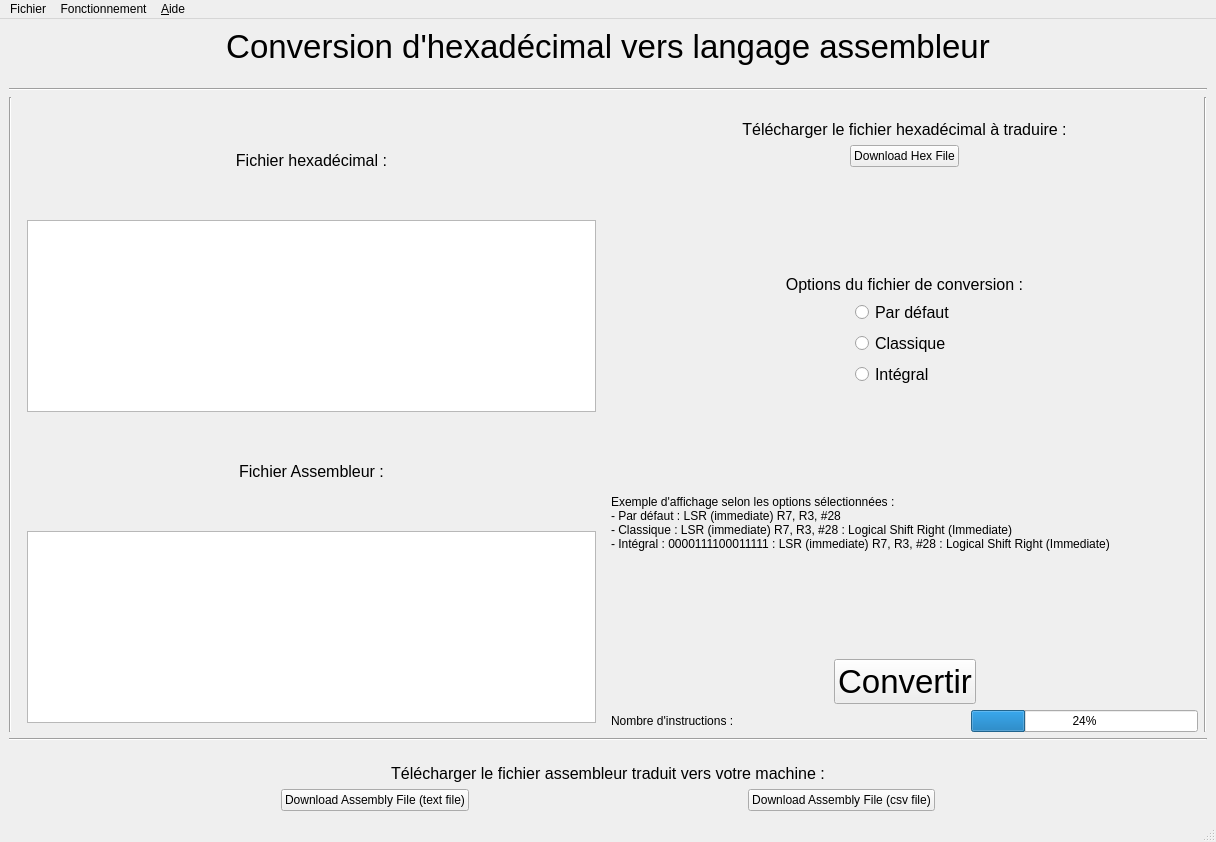
<?xml version="1.0" encoding="UTF-8"?>
<ui version="4.0">
 <class>Converter</class>
 <widget class="QMainWindow" name="Converter">
  <property name="geometry">
   <rect>
    <x>0</x>
    <y>0</y>
    <width>1216</width>
    <height>842</height>
   </rect>
  </property>
  <property name="windowTitle">
   <string>MainWindow</string>
  </property>
  <widget class="QWidget" name="centralwidget">
   <layout class="QVBoxLayout" name="verticalLayout_3">
    <item>
     <widget class="QLabel" name="Title">
      <property name="font">
       <font>
        <pointsize>25</pointsize>
       </font>
      </property>
      <property name="text">
       <string>Conversion d'hexadécimal vers langage assembleur</string>
      </property>
      <property name="alignment">
       <set>Qt::AlignHCenter|Qt::AlignTop</set>
      </property>
     </widget>
    </item>
    <item>
     <spacer name="verticalSpacer_9">
      <property name="orientation">
       <enum>Qt::Vertical</enum>
      </property>
      <property name="sizeType">
       <enum>QSizePolicy::Fixed</enum>
      </property>
      <property name="sizeHint" stdset="0">
       <size>
        <width>17</width>
        <height>17</height>
       </size>
      </property>
     </spacer>
    </item>
    <item>
     <widget class="Line" name="line_4">
      <property name="orientation">
       <enum>Qt::Horizontal</enum>
      </property>
     </widget>
    </item>
    <item>
     <layout class="QHBoxLayout" name="horizontalLayout_3">
      <item>
       <widget class="Line" name="line_3">
        <property name="orientation">
         <enum>Qt::Vertical</enum>
        </property>
       </widget>
      </item>
      <item>
       <widget class="QWidget" name="TextCodesGlobalLayout" native="true">
        <layout class="QVBoxLayout" name="TextCodesLayout">
         <item>
          <widget class="QLabel" name="label_2">
           <property name="font">
            <font>
             <pointsize>12</pointsize>
            </font>
           </property>
           <property name="text">
            <string>Fichier hexadécimal :</string>
           </property>
           <property name="alignment">
            <set>Qt::AlignCenter</set>
           </property>
          </widget>
         </item>
         <item>
          <widget class="QTextEdit" name="HexaCode">
           <property name="sizePolicy">
            <sizepolicy hsizetype="Expanding" vsizetype="Maximum">
             <horstretch>0</horstretch>
             <verstretch>0</verstretch>
            </sizepolicy>
           </property>
           <property name="maximumSize">
            <size>
             <width>16777215</width>
             <height>400</height>
            </size>
           </property>
          </widget>
         </item>
         <item>
          <widget class="QLabel" name="label_3">
           <property name="font">
            <font>
             <pointsize>12</pointsize>
            </font>
           </property>
           <property name="text">
            <string>Fichier Assembleur :</string>
           </property>
           <property name="alignment">
            <set>Qt::AlignCenter</set>
           </property>
          </widget>
         </item>
         <item>
          <widget class="QTextEdit" name="AssemblyCode">
           <property name="sizePolicy">
            <sizepolicy hsizetype="Expanding" vsizetype="Maximum">
             <horstretch>0</horstretch>
             <verstretch>0</verstretch>
            </sizepolicy>
           </property>
           <property name="maximumSize">
            <size>
             <width>16777215</width>
             <height>400</height>
            </size>
           </property>
           <property name="font">
            <font>
             <pointsize>12</pointsize>
            </font>
           </property>
          </widget>
         </item>
        </layout>
       </widget>
      </item>
      <item>
       <layout class="QVBoxLayout" name="verticalLayout_2">
        <item>
         <widget class="Line" name="line">
          <property name="orientation">
           <enum>Qt::Vertical</enum>
          </property>
         </widget>
        </item>
        <item>
         <layout class="QVBoxLayout" name="DownloadHexLayout">
          <item>
           <spacer name="verticalSpacer_8">
            <property name="orientation">
             <enum>Qt::Vertical</enum>
            </property>
            <property name="sizeType">
             <enum>QSizePolicy::Fixed</enum>
            </property>
            <property name="sizeHint" stdset="0">
             <size>
              <width>17</width>
              <height>17</height>
             </size>
            </property>
           </spacer>
          </item>
          <item>
           <widget class="QLabel" name="label_4">
            <property name="font">
             <font>
              <pointsize>12</pointsize>
             </font>
            </property>
            <property name="text">
             <string>Télécharger le fichier hexadécimal à traduire :</string>
            </property>
            <property name="alignment">
             <set>Qt::AlignCenter</set>
            </property>
           </widget>
          </item>
          <item>
           <layout class="QHBoxLayout" name="DownloadHexButtonLayout">
            <item>
             <spacer name="horizontalSpacer_3">
              <property name="orientation">
               <enum>Qt::Horizontal</enum>
              </property>
              <property name="sizeHint" stdset="0">
               <size>
                <width>40</width>
                <height>20</height>
               </size>
              </property>
             </spacer>
            </item>
            <item>
             <widget class="QPushButton" name="DownloadHexButton">
              <property name="maximumSize">
               <size>
                <width>200</width>
                <height>16777215</height>
               </size>
              </property>
              <property name="font">
               <font>
                <pointsize>9</pointsize>
               </font>
              </property>
              <property name="layoutDirection">
               <enum>Qt::LeftToRight</enum>
              </property>
              <property name="text">
               <string>Download Hex File</string>
              </property>
             </widget>
            </item>
            <item>
             <spacer name="horizontalSpacer_4">
              <property name="orientation">
               <enum>Qt::Horizontal</enum>
              </property>
              <property name="sizeHint" stdset="0">
               <size>
                <width>40</width>
                <height>20</height>
               </size>
              </property>
             </spacer>
            </item>
           </layout>
          </item>
         </layout>
        </item>
        <item>
         <spacer name="verticalSpacer_4">
          <property name="orientation">
           <enum>Qt::Vertical</enum>
          </property>
          <property name="sizeHint" stdset="0">
           <size>
            <width>17</width>
            <height>13</height>
           </size>
          </property>
         </spacer>
        </item>
        <item>
         <widget class="QLabel" name="label">
          <property name="font">
           <font>
            <pointsize>12</pointsize>
           </font>
          </property>
          <property name="text">
           <string>Options du fichier de conversion :</string>
          </property>
          <property name="alignment">
           <set>Qt::AlignCenter</set>
          </property>
         </widget>
        </item>
        <item>
         <layout class="QHBoxLayout" name="OptionsGlobalLayout">
          <item>
           <spacer name="horizontalSpacer">
            <property name="orientation">
             <enum>Qt::Horizontal</enum>
            </property>
            <property name="sizeHint" stdset="0">
             <size>
              <width>40</width>
              <height>20</height>
             </size>
            </property>
           </spacer>
          </item>
          <item>
           <layout class="QVBoxLayout" name="OptionsLayout">
            <item>
             <widget class="QRadioButton" name="radioButton">
              <property name="font">
               <font>
                <pointsize>12</pointsize>
               </font>
              </property>
              <property name="text">
               <string>Par défaut</string>
              </property>
             </widget>
            </item>
            <item>
             <widget class="QRadioButton" name="radioButton_2">
              <property name="font">
               <font>
                <pointsize>12</pointsize>
               </font>
              </property>
              <property name="text">
               <string>Classique</string>
              </property>
             </widget>
            </item>
            <item>
             <widget class="QRadioButton" name="radioButton_3">
              <property name="font">
               <font>
                <pointsize>12</pointsize>
               </font>
              </property>
              <property name="text">
               <string>Intégral</string>
              </property>
             </widget>
            </item>
           </layout>
          </item>
          <item>
           <spacer name="horizontalSpacer_2">
            <property name="orientation">
             <enum>Qt::Horizontal</enum>
            </property>
            <property name="sizeHint" stdset="0">
             <size>
              <width>40</width>
              <height>20</height>
             </size>
            </property>
           </spacer>
          </item>
         </layout>
        </item>
        <item>
         <spacer name="verticalSpacer">
          <property name="orientation">
           <enum>Qt::Vertical</enum>
          </property>
          <property name="sizeHint" stdset="0">
           <size>
            <width>20</width>
            <height>40</height>
           </size>
          </property>
         </spacer>
        </item>
        <item>
         <widget class="QLabel" name="label_6">
          <property name="font">
           <font>
            <pointsize>9</pointsize>
            <weight>50</weight>
            <bold>false</bold>
            <kerning>true</kerning>
           </font>
          </property>
          <property name="text">
           <string>Exemple d'affichage selon les options sélectionnées :
- Par défaut : LSR (immediate) R7, R3, #28
- Classique : LSR (immediate) R7, R3, #28 : Logical Shift Right (Immediate)
- Intégral : 0000111100011111 : LSR (immediate) R7, R3, #28 : Logical Shift Right (Immediate)</string>
          </property>
          <property name="alignment">
           <set>Qt::AlignLeading|Qt::AlignLeft|Qt::AlignVCenter</set>
          </property>
          <property name="wordWrap">
           <bool>false</bool>
          </property>
         </widget>
        </item>
        <item>
         <spacer name="verticalSpacer_5">
          <property name="orientation">
           <enum>Qt::Vertical</enum>
          </property>
          <property name="sizeHint" stdset="0">
           <size>
            <width>17</width>
            <height>13</height>
           </size>
          </property>
         </spacer>
        </item>
        <item>
         <layout class="QHBoxLayout" name="ConvertButtonLayout">
          <item>
           <spacer name="horizontalSpacer_7">
            <property name="orientation">
             <enum>Qt::Horizontal</enum>
            </property>
            <property name="sizeHint" stdset="0">
             <size>
              <width>40</width>
              <height>20</height>
             </size>
            </property>
           </spacer>
          </item>
          <item>
           <widget class="QPushButton" name="convertButton">
            <property name="maximumSize">
             <size>
              <width>200</width>
              <height>16777215</height>
             </size>
            </property>
            <property name="font">
             <font>
              <pointsize>25</pointsize>
             </font>
            </property>
            <property name="contextMenuPolicy">
             <enum>Qt::ActionsContextMenu</enum>
            </property>
            <property name="text">
             <string>Convertir</string>
            </property>
           </widget>
          </item>
          <item>
           <spacer name="horizontalSpacer_8">
            <property name="orientation">
             <enum>Qt::Horizontal</enum>
            </property>
            <property name="sizeHint" stdset="0">
             <size>
              <width>40</width>
              <height>20</height>
             </size>
            </property>
           </spacer>
          </item>
         </layout>
        </item>
        <item>
         <layout class="QHBoxLayout" name="horizontalLayout_2">
          <item>
           <widget class="QLabel" name="label_7">
            <property name="font">
             <font>
              <pointsize>9</pointsize>
              <weight>50</weight>
              <bold>false</bold>
              <kerning>true</kerning>
             </font>
            </property>
            <property name="text">
             <string>Nombre d'instructions : </string>
            </property>
            <property name="alignment">
             <set>Qt::AlignLeading|Qt::AlignLeft|Qt::AlignVCenter</set>
            </property>
            <property name="wordWrap">
             <bool>false</bool>
            </property>
           </widget>
          </item>
          <item>
           <spacer name="horizontalSpacer_9">
            <property name="orientation">
             <enum>Qt::Horizontal</enum>
            </property>
            <property name="sizeHint" stdset="0">
             <size>
              <width>40</width>
              <height>20</height>
             </size>
            </property>
           </spacer>
          </item>
          <item>
           <widget class="QProgressBar" name="progressBar">
            <property name="value">
             <number>24</number>
            </property>
           </widget>
          </item>
         </layout>
        </item>
       </layout>
      </item>
      <item>
       <widget class="Line" name="line_6">
        <property name="orientation">
         <enum>Qt::Vertical</enum>
        </property>
       </widget>
      </item>
     </layout>
    </item>
    <item>
     <layout class="QVBoxLayout" name="verticalLayout">
      <item>
       <widget class="Line" name="line_2">
        <property name="orientation">
         <enum>Qt::Horizontal</enum>
        </property>
       </widget>
      </item>
      <item>
       <spacer name="verticalSpacer_7">
        <property name="orientation">
         <enum>Qt::Vertical</enum>
        </property>
        <property name="sizeType">
         <enum>QSizePolicy::Fixed</enum>
        </property>
        <property name="sizeHint" stdset="0">
         <size>
          <width>17</width>
          <height>17</height>
         </size>
        </property>
       </spacer>
      </item>
      <item>
       <widget class="QLabel" name="label_5">
        <property name="font">
         <font>
          <pointsize>12</pointsize>
         </font>
        </property>
        <property name="text">
         <string>Télécharger le fichier assembleur traduit vers votre machine :</string>
        </property>
        <property name="alignment">
         <set>Qt::AlignCenter</set>
        </property>
       </widget>
      </item>
      <item>
       <layout class="QHBoxLayout" name="horizontalLayout">
        <item>
         <spacer name="horizontalSpacer_5">
          <property name="orientation">
           <enum>Qt::Horizontal</enum>
          </property>
          <property name="sizeHint" stdset="0">
           <size>
            <width>20</width>
            <height>20</height>
           </size>
          </property>
         </spacer>
        </item>
        <item>
         <widget class="QPushButton" name="DownloadAssemblyButton">
          <property name="maximumSize">
           <size>
            <width>400</width>
            <height>16777215</height>
           </size>
          </property>
          <property name="font">
           <font>
            <pointsize>9</pointsize>
           </font>
          </property>
          <property name="text">
           <string>Download Assembly File (text file)</string>
          </property>
         </widget>
        </item>
        <item>
         <spacer name="horizontalSpacer_6">
          <property name="orientation">
           <enum>Qt::Horizontal</enum>
          </property>
          <property name="sizeHint" stdset="0">
           <size>
            <width>20</width>
            <height>20</height>
           </size>
          </property>
         </spacer>
        </item>
        <item>
         <widget class="QPushButton" name="DownloadAssemblyButton_2">
          <property name="maximumSize">
           <size>
            <width>400</width>
            <height>16777215</height>
           </size>
          </property>
          <property name="font">
           <font>
            <pointsize>9</pointsize>
           </font>
          </property>
          <property name="text">
           <string>Download Assembly File (csv file)</string>
          </property>
         </widget>
        </item>
        <item>
         <spacer name="horizontalSpacer_10">
          <property name="orientation">
           <enum>Qt::Horizontal</enum>
          </property>
          <property name="sizeHint" stdset="0">
           <size>
            <width>20</width>
            <height>20</height>
           </size>
          </property>
         </spacer>
        </item>
       </layout>
      </item>
     </layout>
    </item>
   </layout>
  </widget>
  <widget class="QMenuBar" name="menubar">
   <property name="geometry">
    <rect>
     <x>0</x>
     <y>0</y>
     <width>1216</width>
     <height>26</height>
    </rect>
   </property>
   <widget class="QMenu" name="menu_Help">
    <property name="title">
     <string>&amp;Aide</string>
    </property>
    <addaction name="separator"/>
    <addaction name="actionAbout"/>
   </widget>
   <widget class="QMenu" name="menuFonctionnement">
    <property name="title">
     <string>Fonctionnement</string>
    </property>
   </widget>
   <widget class="QMenu" name="menuFichier">
    <property name="title">
     <string>Fichier</string>
    </property>
    <widget class="QMenu" name="menuLangues">
     <property name="title">
      <string>Langues</string>
     </property>
     <addaction name="actionFran_ais"/>
     <addaction name="actionEnglish"/>
    </widget>
    <addaction name="actionNouvelle_fen_tre"/>
    <addaction name="actionNettoyer_les_fichiers"/>
    <addaction name="menuLangues"/>
    <addaction name="actionQuitter"/>
   </widget>
   <addaction name="menuFichier"/>
   <addaction name="menuFonctionnement"/>
   <addaction name="menu_Help"/>
  </widget>
  <widget class="QStatusBar" name="statusbar"/>
  <action name="actionAbout">
   <property name="text">
    <string>About</string>
   </property>
  </action>
  <action name="actionFonctionnement">
   <property name="text">
    <string>Fonctionnement</string>
   </property>
  </action>
  <action name="actionNouvelle_fen_tre">
   <property name="text">
    <string>Nouvelle fenêtre</string>
   </property>
  </action>
  <action name="actionNettoyer_les_fichiers">
   <property name="text">
    <string>Nettoyer les fichiers</string>
   </property>
  </action>
  <action name="actionQuitter">
   <property name="text">
    <string>Quitter</string>
   </property>
  </action>
  <action name="actionFran_ais">
   <property name="text">
    <string>Français</string>
   </property>
  </action>
  <action name="actionEnglish">
   <property name="text">
    <string>English</string>
   </property>
  </action>
 </widget>
 <resources/>
 <connections/>
</ui>
